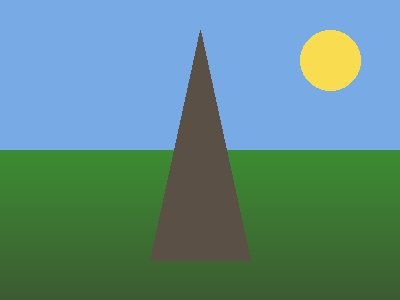
#> input picture tools/pkjs-tests/fixtures/landmark.jpg, 400 x 300 px
$ python extend_pony.py pkjs-tests/fixtures/landmark.jpg pkjs-tests/fixtures/landmark.jpg 5 5
#> lines starting #> are read from the running program, lines starting #| are printed output that depends on the picture
"""Extend the home-screen goat art left and down so his neck runs off the round screen."""
import sys
from PIL import Image
src, dst, px, py = sys.argv[1], sys.argv[2], int(sys.argv[3]), int(sys.argv[4])
im = Image.open(src).convert('RGBA')
w, h = im.size
#> w = 400; h = 300
out = Image.new('RGBA', (w + px, h + py), (0, 0, 0, 0))
#> out: PIL image 405x305 RGBA; every value is 0
out.paste(im, (px, 0))
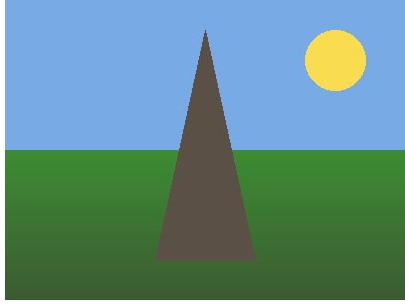
#> out: PIL image 405x305 RGBA; mean R, G, B, A 91.8, 134.8, 129.2, 247.7; transparent parts drawn white
col = [im.getpixel((0, y)) for y in range(h)]
#> col = 300 items, first 6: (120, 170, 229, 255), (120, 170, 229, 255), (120, 170, 229, 255), (120, 170, 229, 255), (120, 170, 229, 255), (120, 170, 229, 255)
fill_low = col[-1]
#> fill_low = (60, 91, 50, 255)
for k in range(1, px + 1):
    shift = round(k / 3)            # the neck's top edge slopes down to the left (1 in 3)
    for y in range(h + py):
        sy = y - shift
        p = col[sy] if 0 <= sy < h else (fill_low if sy >= h else (0, 0, 0, 0))
        out.putpixel((px - k, y), p)
last = [out.getpixel((x, h - 1)) for x in range(w + px)]
#> last = 405 items, first 6: (60, 91, 50, 255), (60, 91, 50, 255), (60, 91, 50, 255), (60, 91, 50, 255), (60, 91, 50, 255), (60, 91, 50, 255)
for y in range(h, h + py):
    for x in range(w + px):
        out.putpixel((x, y), last[x])
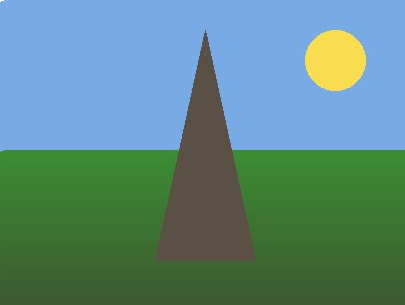
#> out: PIL image 405x305 RGBA; mean R, G, B, A 93.9, 138.1, 131.7, 255; transparent parts drawn white
out.save(dst)
